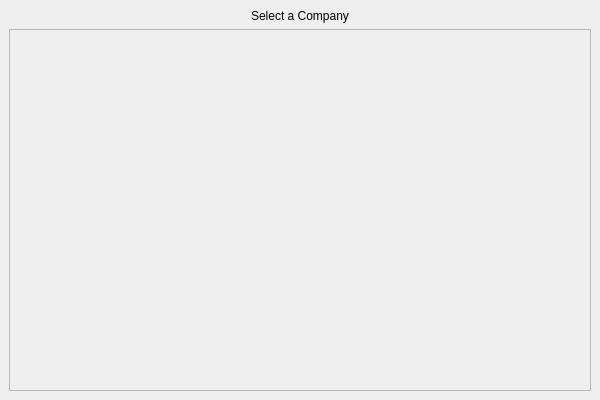
<?xml version="1.0" encoding="UTF-8"?>
<ui version="4.0">
 <class>MainWindow</class>
 <widget class="QMainWindow" name="MainWindow">
  <property name="geometry">
   <rect>
    <x>0</x>
    <y>0</y>
    <width>600</width>
    <height>400</height>
   </rect>
  </property>
  <property name="windowTitle">
   <string>Select a Company</string>
  </property>
  <widget class="QWidget" name="centralwidget">
   <layout class="QVBoxLayout" name="verticalLayout">
    <item>
     <widget class="QLabel" name="titleLabel">
      <property name="text">
       <string>Select a Company</string>
      </property>
      <property name="alignment">
       <set>Qt::AlignCenter</set>
      </property>
     </widget>
    </item>
    <item>
     <widget class="QScrollArea" name="scrollArea">
      <property name="widgetResizable">
       <bool>true</bool>
      </property>
      <widget class="QWidget" name="scrollAreaWidgetContents">
       <layout class="QVBoxLayout" name="companyLayout"/>
      </widget>
     </widget>
    </item>
   </layout>
  </widget>
 </widget>
 <resources/>
 <connections/>
</ui>
